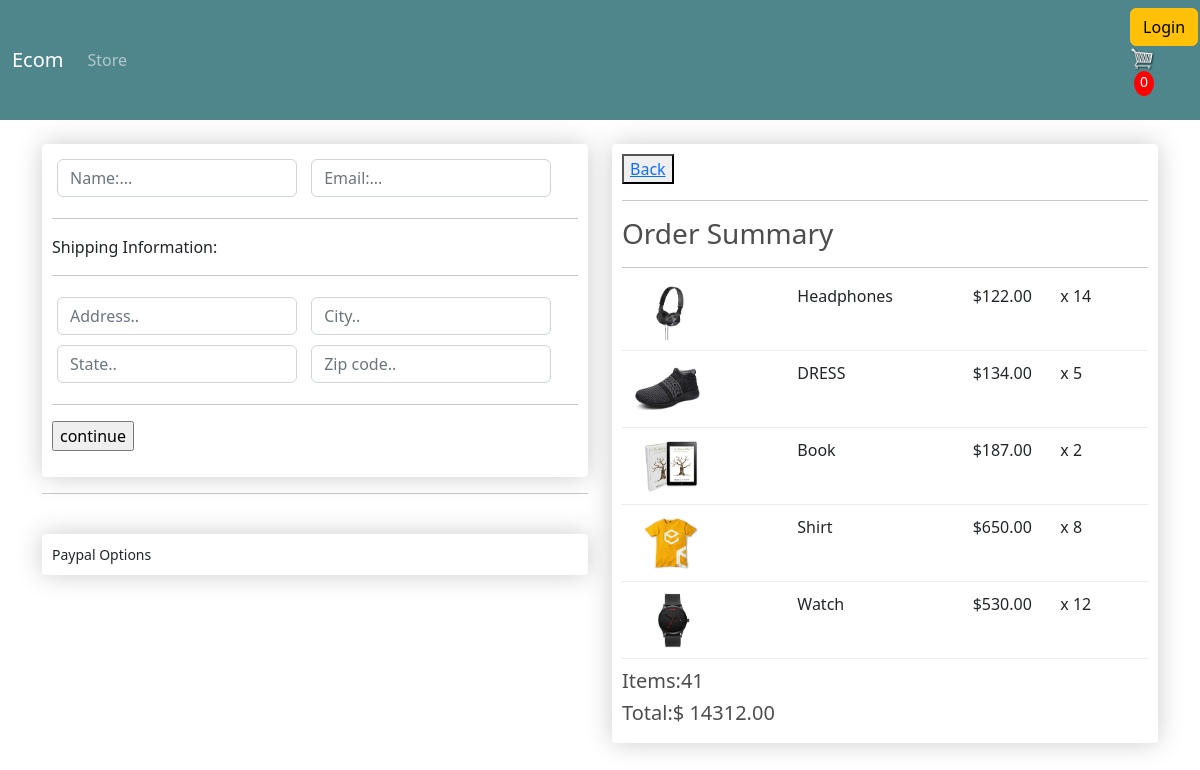
Screenshot of /checkout/ (signed in) with the database file from the repository.
### ecommerceapp/models.py (models this page shows, shortened)
class OrderItem(models.Model):
	product = models.ForeignKey(Product, on_delete=models.SET_NULL, null=True)
	order = models.ForeignKey(Order, on_delete=models.SET_NULL, null=True)
	quantity = models.IntegerField(default=0, null=True, blank=True)
	date_added = models.DateTimeField(auto_now_add=True)
	@property # We use the @property decorator so we can access these like attributes.
	def get_total(self):
		total = self.product.price * self.quantity
		return total # We then render this in the cart.html

class Product(models.Model):
    name = models.CharField(max_length=200)
    price = models.FloatField()
    digital = models.BooleanField(default=False,null=True, blank=True)
    image = models.ImageField(null=True, blank=True)

class Order(models.Model):
	customer = models.ForeignKey(Customer, on_delete=models.SET_NULL, null=True, blank=True)
	date_ordered = models.DateTimeField(auto_now_add=True)
	complete = models.BooleanField(default=False)
	transaction_id = models.CharField(max_length=100, null=True)
	@property # We use the @property decorator so we can access these like attributes.
	def get_cart_total(self):
		orderitems = self.orderitem_set.all() #To get the items ordered into that order
		total = sum([item.get_total for item in orderitems]) # To get the total value using orderitems created above
		return total
	@property # We use the @property decorator so we can access these like attributes.
	def get_cart_items(self):
		orderitems = self.orderitem_set.all()
		total = sum([item.quantity for item in orderitems]) # To get how many items are in a cart/in an overall order
		return total

### ecommerceapp/views.py (the view)
# urls.py: path('checkout/', views.checkout, name='checkout'),
def checkout(request):
        if request.user.is_authenticated: #We first check of the user is authenticated.
            customer = request.user.customer #If authenticated, get the customer details.
            order, created = Order.objects.get_or_create(customer=customer, complete=False) # To create the entire order
            items = order.orderitem_set.all() # To get the items attached to that order we just queried in above line.
        else: # We create an empty cart / list for the none logged in users
            items = []
            order = {'get_cart_total':0, 'get_cart_items':0} # Create an order for users who are not logged in
        context = {'items':items, 'order':order}
        return render(request, 'ecommerceapp/checkout.html', context)

### ecommerceapp/templates/ecommerceapp/checkout.html (shortened to what this page needs)
{% extends 'ecommerceapp/main.html' %}
{% load static %}
    {% block content %}
        <div class="row">
            <div class="col-lg-6">
                <div class="box-element" id="form-wrapper">
                    <form action="" id="form">
                        <div id="user-info">
                            <div class="form-field">
                                <input type="text" name="name" required class="form-control" placeholder="Name:...">
                            </div>
                            <div class="form-field">
                                <input type="email" name="email" required class="form-control" placeholder="Email:...">
                            </div>
                        </div>
                        <div id="shipping-info">
                                <hr>
                            <p>Shipping Information:</p>
                                <hr>
                                <div class="form-field">
                                    <input class="form-control" type="text" name="address" placeholder="Address..">
                                </div>
                                <div class="form-field">
                                    <input class="form-control" type="text" name="city" placeholder="City..">
                                </div>
                                <div class="form-field">
                                    <input class="form-control" type="text" name="state" placeholder="State..">
                                </div>
                                <div class="form-field">
                                    <input class="form-control" type="text" name="zipcode" placeholder="Zip code..">
                                </div>
                            </div>
                            <hr>
                            <input type="submit" id="form-button" class="" value="continue">
                        </div>
                        <hr>
                    <br>
                    <div class="box-element" id="payment-info">
                        <small> Paypal Options</small>
                    </div>
                </div>
                <div class="col-lg-6">
                    <div class="box-element">
                        <button ><a  class="" href="{% url 'cart' %}"> Back</a></button>
                        <hr>
                        <h3>Order Summary</h3>
                        <hr>
                        {% for item in items %}
                        <div class="cart-row">
                            <div style="flex:2;"><img class="row-image" src="{{item.product.image.url}}"></div>
                            <div style="flex:2"><p>{{item.product.name}}</p></div>
                            <div style="flex:1"><p>${{item.product.price|floatformat:2}}</p></div>
                            <div style="flex:1"><p>x {{item.quantity}}</p></div>
                        </div>
                        {% endfor %}
                        <h5>Items:{{order.get_cart_items}}</h5>
                        <h5>Total:$ {{order.get_cart_total|floatformat:2}}</h5>
                    </div>
                </div>
            </div>
    {% endblock content %}

### static/css/main.css (style rules this page uses)
body { background-color: hsl(0, 0%, 98%); object-fit: cover; justify-content: center; height: 100vh; }
h1,h2,h3,h4,h5,h6 { color:hsl(0, 0%, 30%); }
.box-element { box-shadow:hsl(0, 0%, 80%) 0 0 26px; background-color: #fff; border-radius: 4px; padding: 10px; object-fit: cover; }
.col-lg-4, .col-lg-6, .col-lg-8, .col-lg-12 { margin-top: 10px; }
.row-image { width: 100px; }
.form-field { width:250px; display: inline-block; padding: 5px; }
.cart-row { display: flex; align-items: flex-stretch; padding-bottom: 10px; margin-bottom: 10px; border-bottom: 1px solid #ececec; }

### rows the page displays
OrderItem: product.image (picture), product.name "Headphones", product.price "122.00", quantity "14"
OrderItem: product.image (picture), product.name "DRESS", product.price "134.00", quantity "5"
OrderItem: product.image (picture), product.name "Book", product.price "187.00", quantity "2"
OrderItem: product.image (picture), product.name "Shirt", product.price "650.00", quantity "8"
OrderItem: product.image (picture), product.name "Watch", product.price "530.00", quantity "12"
Order: get_cart_items "41", get_cart_total "14312.00"
